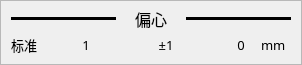
          <widget class="QFrame" name="frame_3">
           <property name="minimumSize">
            <size>
             <width>0</width>
             <height>65</height>
            </size>
           </property>
           <property name="maximumSize">
            <size>
             <width>16777215</width>
             <height>65</height>
            </size>
           </property>
           <property name="whatsThis">
            <string/>
           </property>
           <property name="frameShape">
            <enum>QFrame::Shape::StyledPanel</enum>
           </property>
           <property name="frameShadow">
            <enum>QFrame::Shadow::Raised</enum>
           </property>
           <layout class="QVBoxLayout" name="verticalLayout_5">
            <property name="spacing">
             <number>0</number>
            </property>
            <property name="leftMargin">
             <number>10</number>
            </property>
            <property name="topMargin">
             <number>5</number>
            </property>
            <property name="rightMargin">
             <number>10</number>
            </property>
            <property name="bottomMargin">
             <number>5</number>
            </property>
            <item>
             <layout class="QHBoxLayout" name="horizontalLayout_9">
              <property name="spacing">
               <number>5</number>
              </property>
              <item>
               <widget class="Line" name="line_3">
                <property name="styleSheet">
                 <string notr="true">color: rgb(0, 0, 0);
background-color: rgb(0, 0, 0);</string>
                </property>
                <property name="orientation">
                 <enum>Qt::Orientation::Horizontal</enum>
                </property>
               </widget>
              </item>
              <item>
               <widget class="QLabel" name="label_8">
                <property name="minimumSize">
                 <size>
                  <width>60</width>
                  <height>25</height>
                 </size>
                </property>
                <property name="maximumSize">
                 <size>
                  <width>60</width>
                  <height>25</height>
                 </size>
                </property>
                <property name="font">
                 <font>
                  <family>微软雅黑</family>
                  <pointsize>12</pointsize>
                 </font>
                </property>
                <property name="text">
                 <string>偏心</string>
                </property>
                <property name="alignment">
                 <set>Qt::AlignmentFlag::AlignCenter</set>
                </property>
               </widget>
              </item>
              <item>
               <widget class="Line" name="line_4">
                <property name="styleSheet">
                 <string notr="true">color: rgb(0, 0, 0);
background-color: rgb(0, 0, 0);</string>
                </property>
                <property name="orientation">
                 <enum>Qt::Orientation::Horizontal</enum>
                </property>
               </widget>
              </item>
             </layout>
            </item>
            <item>
             <layout class="QHBoxLayout" name="horizontalLayout_11">
              <property name="spacing">
               <number>5</number>
              </property>
              <item>
               <widget class="QLabel" name="label_9">
                <property name="minimumSize">
                 <size>
                  <width>50</width>
                  <height>25</height>
                 </size>
                </property>
                <property name="maximumSize">
                 <size>
                  <width>50</width>
                  <height>30</height>
                 </size>
                </property>
                <property name="font">
                 <font>
                  <family>微软雅黑</family>
                  <pointsize>10</pointsize>
                 </font>
                </property>
                <property name="text">
                 <string>标准</string>
                </property>
               </widget>
              </item>
              <item>
               <widget class="QLabel" name="labelEccentric">
                <property name="sizePolicy">
                 <sizepolicy hsizetype="Minimum" vsizetype="Minimum">
                  <horstretch>0</horstretch>
                  <verstretch>0</verstretch>
                 </sizepolicy>
                </property>
                <property name="minimumSize">
                 <size>
                  <width>40</width>
                  <height>25</height>
                 </size>
                </property>
                <property name="maximumSize">
                 <size>
                  <width>40</width>
                  <height>30</height>
                 </size>
                </property>
                <property name="font">
                 <font>
                  <family>微软雅黑</family>
                  <pointsize>10</pointsize>
                 </font>
                </property>
                <property name="text">
                 <string>1</string>
                </property>
                <property name="alignment">
                 <set>Qt::AlignmentFlag::AlignCenter</set>
                </property>
               </widget>
              </item>
              <item>
               <spacer name="horizontalSpacer_7">
                <property name="orientation">
                 <enum>Qt::Orientation::Horizontal</enum>
                </property>
                <property name="sizeHint" stdset="0">
                 <size>
                  <width>40</width>
                  <height>20</height>
                 </size>
                </property>
               </spacer>
              </item>
              <item>
               <widget class="QLabel" name="labelEccentricTolerance">
                <property name="minimumSize">
                 <size>
                  <width>30</width>
                  <height>25</height>
                 </size>
                </property>
                <property name="maximumSize">
                 <size>
                  <width>30</width>
                  <height>30</height>
                 </size>
                </property>
                <property name="font">
                 <font>
                  <family>微软雅黑</family>
                  <pointsize>10</pointsize>
                 </font>
                </property>
                <property name="text">
                 <string>±1</string>
                </property>
                <property name="alignment">
                 <set>Qt::AlignmentFlag::AlignCenter</set>
                </property>
               </widget>
              </item>
              <item>
               <spacer name="horizontalSpacer_9">
                <property name="orientation">
                 <enum>Qt::Orientation::Horizontal</enum>
                </property>
                <property name="sizeHint" stdset="0">
                 <size>
                  <width>40</width>
                  <height>20</height>
                 </size>
                </property>
               </spacer>
              </item>
              <item>
               <widget class="QLabel" name="label_12">
                <property name="minimumSize">
                 <size>
                  <width>30</width>
                  <height>25</height>
                 </size>
                </property>
                <property name="font">
                 <font>
                  <family>微软雅黑</family>
                  <pointsize>10</pointsize>
                 </font>
                </property>
                <property name="text">
                 <string>0</string>
                </property>
                <property name="alignment">
                 <set>Qt::AlignmentFlag::AlignCenter</set>
                </property>
               </widget>
              </item>
              <item>
               <widget class="QLabel" name="label_13">
                <property name="minimumSize">
                 <size>
                  <width>30</width>
                  <height>25</height>
                 </size>
                </property>
                <property name="font">
                 <font>
                  <family>微软雅黑</family>
                  <pointsize>10</pointsize>
                 </font>
                </property>
                <property name="text">
                 <string>mm</string>
                </property>
               </widget>
              </item>
             </layout>
            </item>
           </layout>
          </widget>
